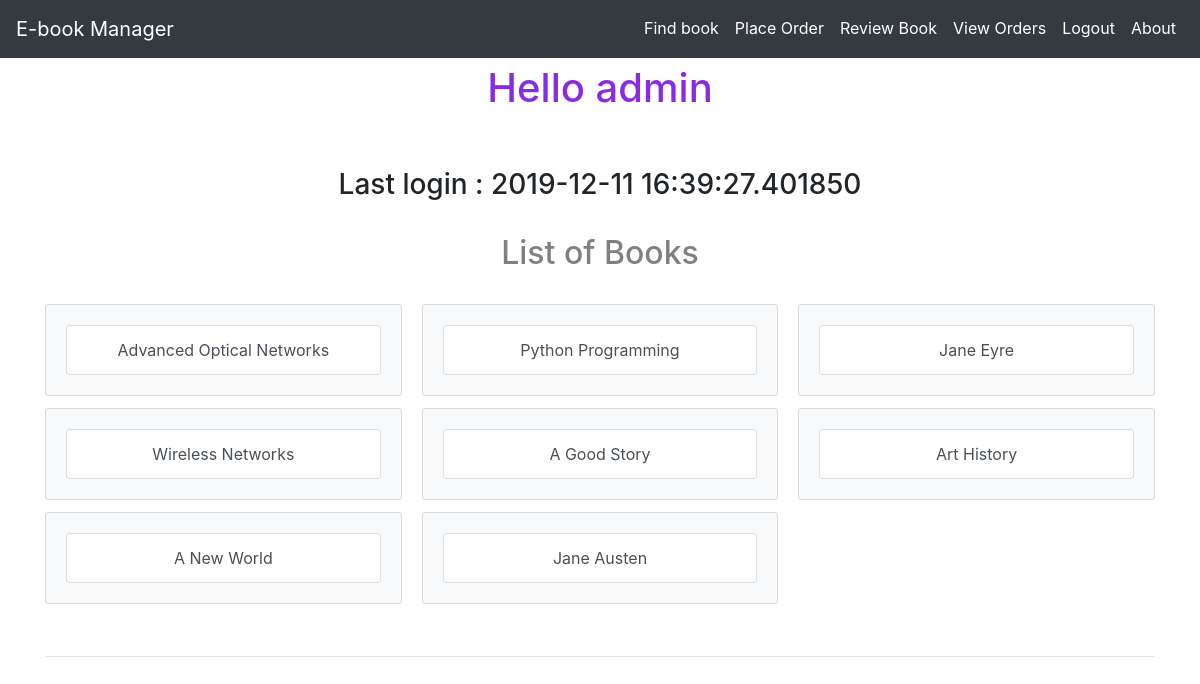
Screenshot of /myapp/ (signed in) with the database file from the repository.
### myapp/models.py (models this page shows, shortened)
class Book(models.Model):
    CATEGORY_CHOICES = [
        ('S', 'Scinece&Tech'),
        ('F', 'Fiction'),
        ('B', 'Biography'),
        ('T', 'Travel'),
        ('O', 'Other')
    ]
    title = models.CharField(max_length=200)
    category = models.CharField(max_length=1, choices=CATEGORY_CHOICES, default='S')
    num_pages = models.PositiveIntegerField(default=100)
    price = models.DecimalField(max_digits=10, decimal_places=2, validators=[MinValueValidator(0), MaxValueValidator(1000)])
    publisher = models.ForeignKey(Publisher, related_name='books', on_delete=models.CASCADE)
    description = models.TextField(blank=True)
    num_reviews = models.PositiveIntegerField(default=0)

### myapp/views.py (the view)
# urls.py: path(r'', views.IndexView.as_view(), name='index'),
class IndexView(View):
    template_name = 'myapp/index.html'
    last_login_cookie = 'last_login'
    def get(self, request):
        last_login = ''
        if self.last_login_cookie in request.session.keys():
            last_login = request.session.get(self.last_login_cookie)
        book_list = Book.objects.all().order_by('id')[:10]
        return render(request, self.template_name, {'booklist': book_list, 'last_login': last_login})

### myapp/templates/myapp/index.html (shortened to what this page needs)
{% extends 'myapp/base.html' %}
{% block myhdg %}Hello {{request.user.username}} {% endblock %}
{% block body_block %}
    {% if last_login %}
        <h3>Last login : {{ last_login }}</h3>
    {% else %}
        <h3>Your las login was more than one hour ago.</h3>
    {% endif %}
    <br>
        {% if booklist %}
            <h2>List of Books</h2>
            <br>
            <div class="card-columns">
                {% for book  in booklist %}
                    <div class="card bg-light">
                        <div class="card-body text-center">
                          <a class="list-group-item list-group-item-action" href="{% url 'myapp:detail' book.id %}">{{book.title}}</a>
                        </div>
                    </div>
                {% endfor %}
            </div>
        {% else %}
            <br>
            <strong>There are no available books!</strong>
        {% endif %}
    <br>
{% endblock %}

### myapp/static/myapp/style.css (style rules this page uses)
h2 { color: gray; text-align: center; }
h3, h4, h5 { text-align: center; }
body { background-color: aliceblue; font-family: "Roboto", "Lucida Grande", Verdana, Arial, sans-serif; font-size: 15px; text-align: center; padding-top: 40px; }

### rows the page displays
Book: title "Advanced Optical Networks"
Book: title "Wireless Networks"
Book: title "A New World"
Book: title "Python Programming"
Book: title "A Good Story"
Book: title "Jane Austen"
Book: title "Jane Eyre"
Book: title "Art History"

### other values shown
{{ request.user.username }} "admin"
{{ last_login }} "2019-12-11 16:39:27.401850"
